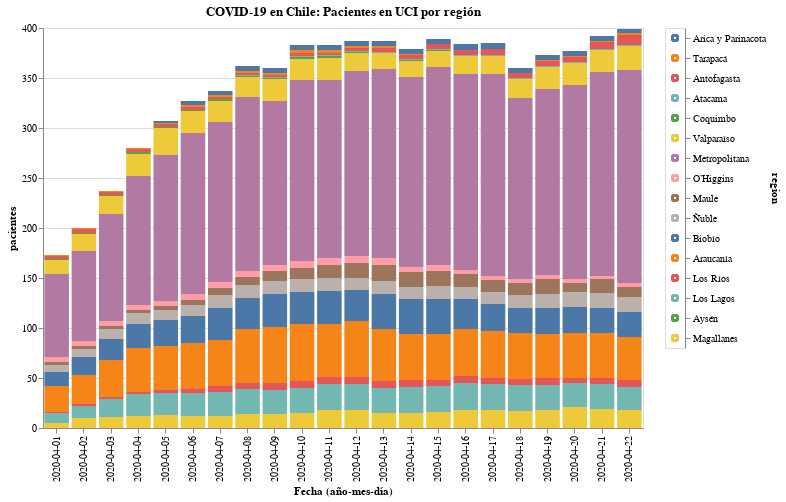

The code cell stored with this chart in its notebook:
### Code cell
#hide_input
selection = alt.selection_multi(fields=['region'], on='mouseover')

color = alt.condition(selection,
                      alt.Color('region:N', sort=regiones, legend=None),
                      alt.value('lightgray'))

bars = alt.Chart(data).mark_bar().encode(
    x=alt.X('date:O', axis=alt.Axis(title='Fecha (año-mes-día)')),
    y=alt.Y('pacientes'),
    color=color,
    order=alt.Order(
    # Sort the segments of the bars by this field
    'codigo region',
    sort='descending'
    )
    ).properties(
    title='COVID-19 en Chile: Pacientes en UCI por región'
).add_selection(selection)

legend = alt.Chart(new_data).mark_point().encode(
    y=alt.Y('region:N', axis=alt.Axis(orient='right'), sort=regiones),
    color=color
).add_selection(
    selection
)
    
# text = bars.mark_text(
#     align='left',
#     baseline='middle',
#     dx=3  # Nudges text to right so it doesn't appear on top of the bar
# ).encode(
#     text='sum(pacientes):Q'
# )

bars.configure_title(
    fontSize=20,
    font='Courier',
    anchor='start',
    color='gray'
)

bars.properties(width=600, height=400) | legend

### Figure 1 — Vega-Lite specification as saved in the notebook (floating-point values rounded to 4 significant figures; data arrays with more than 128 entries replaced by an {"elided": "..."} marker saying what was removed)
{"config": {"view": {"continuousWidth": 400, "continuousHeight": 300}}, "hconcat": [{"data": {"name": "data-dc0220810be7cdf5536b8bf6eb081ed1"}, "mark": "bar", "encoding": {"color": {"condition": {"type": "nominal", "field": "region", "legend": null, "sort": ["Arica y Parinacota", "Tarapacá", "Antofagasta", "Atacama", "Coquimbo", "Valparaíso", "Metropolitana", "O’Higgins", "Maule", "Ñuble", "Biobío", "Araucanía", "Los Ríos", "Los Lagos", "Aysén", "Magallanes"], "selection": "selector003"}, "value": "lightgray"}, "order": {"type": "quantitative", "field": "codigo region", "sort": "descending"}, "x": {"type": "ordinal", "axis": {"title": "Fecha (año-mes-día)"}, "field": "date"}, "y": {"type": "quantitative", "field": "pacientes"}}, "height": 400, "selection": {"selector003": {"type": "multi", "fields": ["region"], "on": "mouseover"}}, "title": "COVID-19 en Chile: Pacientes en UCI por región", "width": 600}, {"data": {"name": "data-6d9f9586307d536b62303eee6233e3e4"}, "mark": "point", "encoding": {"color": {"condition": {"type": "nominal", "field": "region", "legend": null, "sort": ["Arica y Parinacota", "Tarapacá", "Antofagasta", "Atacama", "Coquimbo", "Valparaíso", "Metropolitana", "O’Higgins", "Maule", "Ñuble", "Biobío", "Araucanía", "Los Ríos", "Los Lagos", "Aysén", "Magallanes"], "selection": "selector003"}, "value": "lightgray"}, "y": {"type": "nominal", "axis": {"orient": "right"}, "field": "region", "sort": ["Arica y Parinacota", "Tarapacá", "Antofagasta", "Atacama", "Coquimbo", "Valparaíso", "Metropolitana", "O’Higgins", "Maule", "Ñuble", "Biobío", "Araucanía", "Los Ríos", "Los Lagos", "Aysén", "Magallanes"]}}, "selection": {"selector003": {"type": "multi", "fields": ["region"], "on": "mouseover"}}}], "$schema": "https://vega.github.io/schema/vega-lite/v4.8.1.json", "datasets": {"data-dc0220810be7cdf5536b8bf6eb081ed1": {"elided": "352 records"}, "data-6d9f9586307d536b62303eee6233e3e4": {"elided": "480 records"}}}
